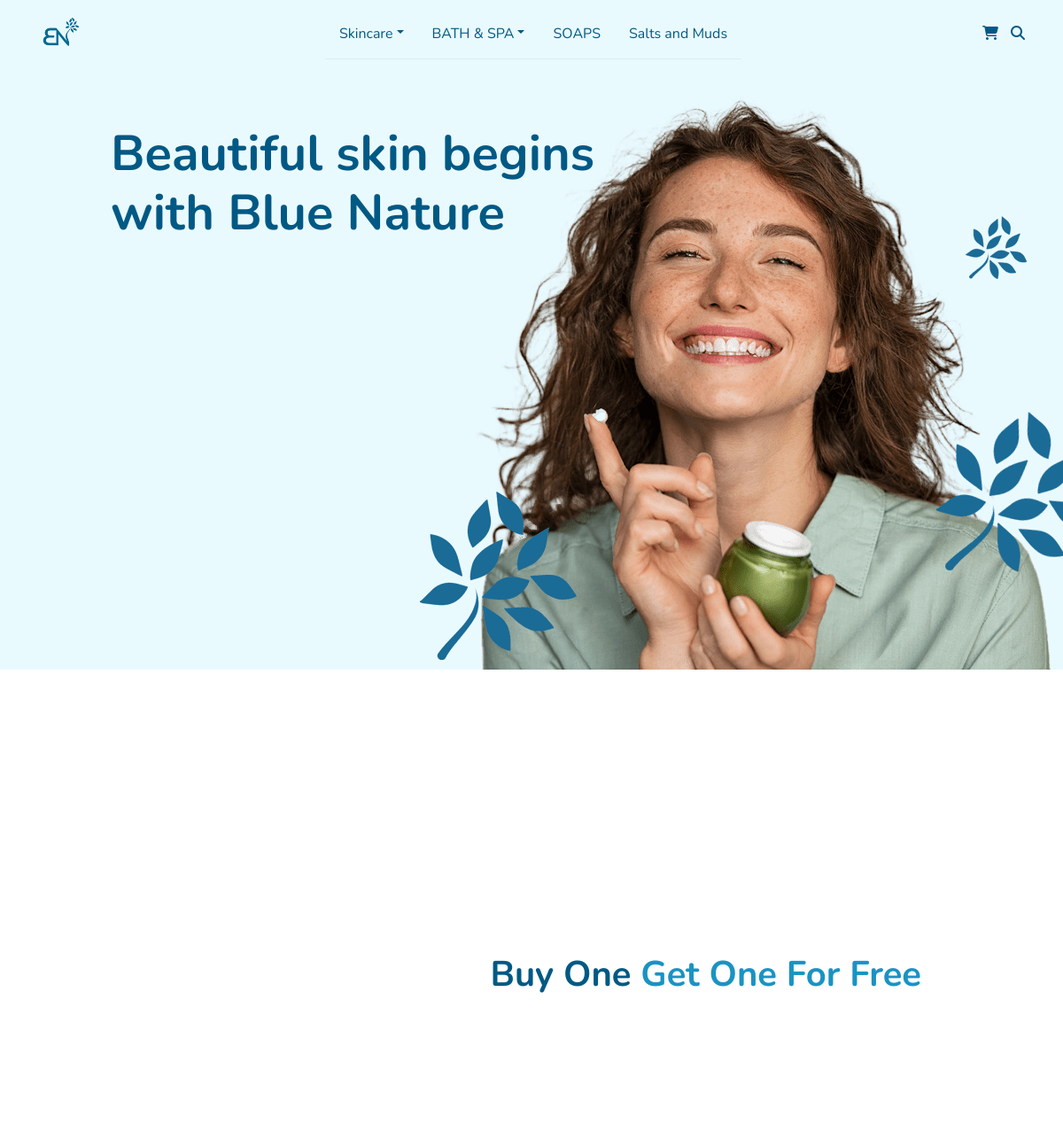
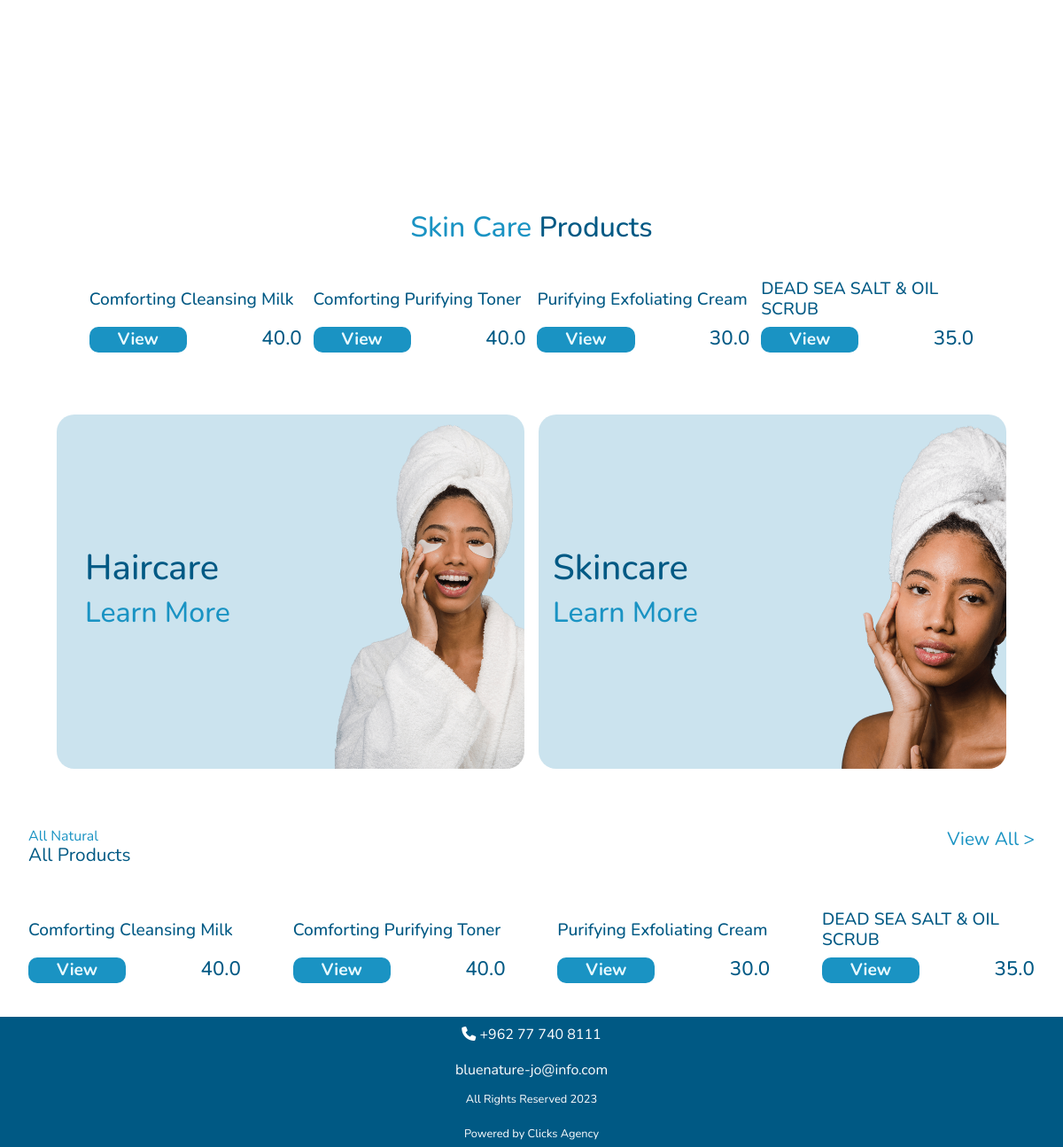
The page / on the database its author committed (2 pictures, top to bottom).
### home/models.py (models this page shows, shortened)
class product(models.Model):
    category = models.ManyToManyField(Category, related_name='category')
    subCategory = models.ManyToManyField(SubCategory, related_name='sub')
    menuitem = models.ManyToManyField(MenuItems,blank=True)
    name = models.CharField(max_length=55)
    benefits = RichTextField(null=True, blank=True)
    ideal_for = RichTextField(null=True, blank=True)
    image = CloudinaryField('image')

class ProductVariant(models.Model):
    product = models.ForeignKey(product, related_name='variants', on_delete=models.CASCADE)
    size = models.CharField(max_length=55, blank=True, null=True)
    Flavor = models.CharField(max_length=55, blank=True, null=True)
    price = models.FloatField()

### home/views.py (the view)
# urls.py: path('', views.home, name='home'),
def home(request):
    all = models.product.objects.all()[:4]
    skin = models.product.objects.filter(category=1)[:4]
    context = {
        'all': all,
        'skin': skin,
    }
    return render(request, "home.html", context)

### templates/home.html (shortened to what this page needs)
{% extends 'layout/navbar.html' %}
{% load static %}
{% block content %}
         <div class="hero">
            <div class="right">
                <div class="content">
                    <h1 class="hero-text animate">Beautiful skin begins with Blue Nature</h1>
                    <a href="#all animate"><button >Shop Now</button></a>
                </div>
            </div>
            <div class="left">
                <img src='/media/hero-img.png' alt="" class="animate hero-img">
            </div>
        </div>
    <div class="categories">
    </div>
    <div class="offer">
        <div class="left">
        </div>
        <div class="right">
            <h1 class="animate">Buy One <span id="free">Get One For Free</span></h1>
            <a href="{% url 'product' product_id=14%}" class="animate"><button >View</button></a>
        </div>
    </div>
    <div class="skin">
        <h1 id="skin-text">Skin Care <span>Products</span> </h1>
        <div class="products">
            {% for i in skin %}
            <div class="product-card">
                <h1>{{ i.name }}</h1>
                <div class="box">
                    <a href="{% url 'product' product_id=i.id %}"><button >View</button></a>
                    <h2>{{ i.variants.first.price }}</h2>
                </div>
            </div>
         {% endfor %}
        </div>
    </div>
    <div class="boxes">
        <div class="box-img hair">
            <h1>Haircare</h1>
            <h2>Learn More</h2>
        </div>
        <div class="box-img skin">
            <h1>Skincare</h1>
            <h2>Learn More</h2>
        </div>
    </div>
<div class="all"  id="all">
        <div class="head">
            <div class="text">
                <p>All Natural</p>
                <p>All Products</p>
            </div>
            <a href="">View All ></a>
        </div>
        <div class="products">
            {% for i in all %}
            <div class="product-card">
                <h1>{{ i.name }}</h1>
                <div class="box">
                    <a href="{% url 'product' product_id=i.id %}"><button >View</button></a>
                    <h2>{{ i.variants.first.price }}</h2>
                </div>
            </div>
            {% endfor %}
        </div>
</div>
    <link rel="stylesheet" href="{% static 'css/home.css'%}">
    <link rel="stylesheet" href="{% static 'css/navbar.css'%}">
{% endblock %}

### templates/layout/navbar.html (shortened to what this page needs)
{% load static %}
<!DOCTYPE html>
<html lang="en">
<head>
    <link rel="stylesheet" href="https://cdn.jsdelivr.net/npm/bootstrap@5.2.3/dist/css/bootstrap.min.css"
>
    <link rel="stylesheet" href="https://cdnjs.cloudflare.com/ajax/libs/font-awesome/6.4.0/css/all.min.css"
 />
    <link rel="stylesheet" href="{% static 'css/navbar.css'%}">
</head>
<body>
    <nav class="navbar navbar-expand-lg">
    <div class="container">
        <a href="{% url 'home' %}" class="navbar-brand order-lg-0">
            <img src="/media/logo.png" width="50" height="50" class="d-inline-block align-top" alt="logo">
        </a>
        <div class="order-lg-2">
             <a class="btn" href="{% url 'cart' %}">
                <i class="fa fa-shopping-cart" style="color: var(--blue)"></i>
            </a>
        </div>
        <div class="order-lg-3">
            <a class="btn position-relative nav-link" href="#" id="searchDropdown" role="button" data-bs-toggle="dropdown" aria-haspopup="true" aria-expanded="false">
                <i class="fa fa-search" style="color: var(--blue)"></i>
            </a>
        </div>
        <div class="collapse navbar-collapse order-lg-1" id="navbarNav">
            <ul class="navbar-nav mx-auto text-center">
                                    <li class="nav-item dropdown position-static px-2 py-2">
                        <a href="#" class="nav-link dropdown-toggle" id="navbarDropdown" role="button"
                            data-bs-toggle="dropdown" data-bs-auto-close="outside" aria-expanded="false">
                            Skincare</a>
                    </li>
                    <li class="nav-item dropdown position-static px-2 py-2">
                        <a href="#" class="nav-link dropdown-toggle" id="navbarDropdown" role="button"
                            data-bs-toggle="dropdown" data-bs-auto-close="outside" aria-expanded="false">
                            BATH & SPA</a>
                    </li>
                    <li class="nav-item position-static px-2 py-2">
                        <a href="{% url 'category' category_id=3 %}" class="nav-link" >
                            SOAPS</a>
                    </li>
                     <li class="nav-item position-static px-2 py-2">
                        <a href="{% url 'category' category_id=4 %}" class="nav-link" >
                            Salts and Muds</a>
                    </li>
            </ul>
        </div>
    </div>
</nav>
    {% block content %}
    {% endblock %}
     <div class='w-100 text-center py-2' style='background-color: var(--blue);'>
        <p style='color:white'><i class="fa-solid fa-phone" style="color: #ffffff;"></i> +962 77 740 8111</p>
        <a href='https://www.clicksagency.digital/' style='color:white;  text-decoration: none;' >bluenature-jo@info.com</a>
    </div>
    <div class='w-100 text-center py-1' style='background-color: var(--blue);'>
        <p style='color:white;font-size: 0.8rem'>All Rights Reserved 2023</p>
        <a href='https://www.clicksagency.digital/' style='color:white;  text-decoration: none;font-size: 0.8rem' >Powered by Clicks Agency</a>
    </div>
</body>
</html>

### home/static/css/navbar.css (style rules this page uses)
:root { --lg-font: 'Nunito', serif; --blue: #005984; }
body { font-family: var(--lg-font); }
.navbar { background-color: #E9FAFF; }
.nav-item { border-bottom: 0.5px solid rgba(0, 0, 0, 0.05); }
.nav-link { color: var(--blue) }

### home/static/css/home.css (style rules this page uses)
* { font-family: 'Nunito', serif; }
.hero { background-color: #E9FAFF; height: 85vh; display: flex; flex-wrap: wrap; flex-direction: row; justify-content: center; overflow: hidden; font-family: 'Nunito', serif; }
.right { padding-left: 5rem; margin-top: 4rem; }
.content { width: 550px; }
.hero-text { color: var(--blue); font-weight: 800; font-size: 3.5rem; transform: translateX(-200px); opacity: 0; }
.hero-text.show { transform: translateX(0); opacity: 1; transition: transform 1s ease, opacity 0.5s ease; }
.left { width: 75%; display: flex; }
.left .hero-img { position: relative; right: 60px; width: 200%; align-self: flex-end; transform: translateY(240px); opacity: 0; }
.left .hero-img.show { transform: translateY(0); opacity: 1; transition: transform 1s ease, opacity 0.5s ease; }
.categories { padding-inline: 2rem; display: flex; justify-content: space-between; gap: 1rem; margin-top: 2rem; }
.offer { margin-top: 2rem; padding: 2rem 3rem; display: flex; justify-content: center }
.left { width: 40%; margin-top: 2rem; display: flex; justify-content: center; }
.right h1 { color: var(--blue); font-weight: 700; }
#free { color: #1A93C3; }
.skin { padding: 2rem 1rem; display: flex; flex-direction: column; align-items: center; }
.products { margin-top: 1.5rem; display: flex; flex-wrap: wrap; justify-content: space-between; gap: 0.8rem; padding-inline: 1rem; }
.product-card { width: 20vw; display: flex; flex-direction: column; justify-content: space-between; }
.product-card h1 { padding-top: 0.4rem; font-size: 1.2rem; color: var(--blue); }
#skin-text { font-size: 2rem; color: #1A93C3; }
.skin span { color: var(--blue); }
.box { display: flex; flex-direction: row; justify-content: space-between; align-items: start; }
.box button { border: none; background-color: #1A93C3; color: #E9FAFF; border-radius: 10px; padding: 0rem 2rem; font-size: 1.2rem; font-weight: 700; }
.box h2 { color: var(--blue); font-size: 1.4rem; align-self: flex-end; align-self: center; }
.all { padding: 2rem 1rem; }
.head { padding-inline: 1rem; display: flex; justify-content: space-between; }
.text p:first-child { color: #1A93C3; margin-bottom: -0.4rem; }
.text p:nth-child(2) { color: var(--blue); font-size: 1.3rem; padding-top: -2rem; }
.head a { text-decoration: none; font-size: 1.3rem; color: #1A93C3; }
.all .products { gap: 0.5rem; }
.boxes { display: flex; gap: 1rem; padding: 2rem 4rem; }
.box-img { width: 50vw; height: 50vh; display: flex; flex-direction: column; justify-content: center; align-items: start; }
.box-img h1 { color: var(--blue); }
.box-img h2 { color: #1A93C3; }
.boxes .hair { background-image: url('/media/ds-min.png'); background-size: cover; border-radius: 20px; padding-left: 2rem; }
.boxes .skin { background-image: url('/media/dsddsdf-min.png'); background-size: cover; border-radius: 20px; }

### rows shown on the page
product: name "Comforting Cleansing Milk", variants.first.price "40.0"
product: name "Comforting Purifying Toner", variants.first.price "40.0"
product: name "Purifying Exfoliating Cream", variants.first.price "30.0"
product: name "DEAD SEA SALT & OIL SCRUB", variants.first.price "35.0"
